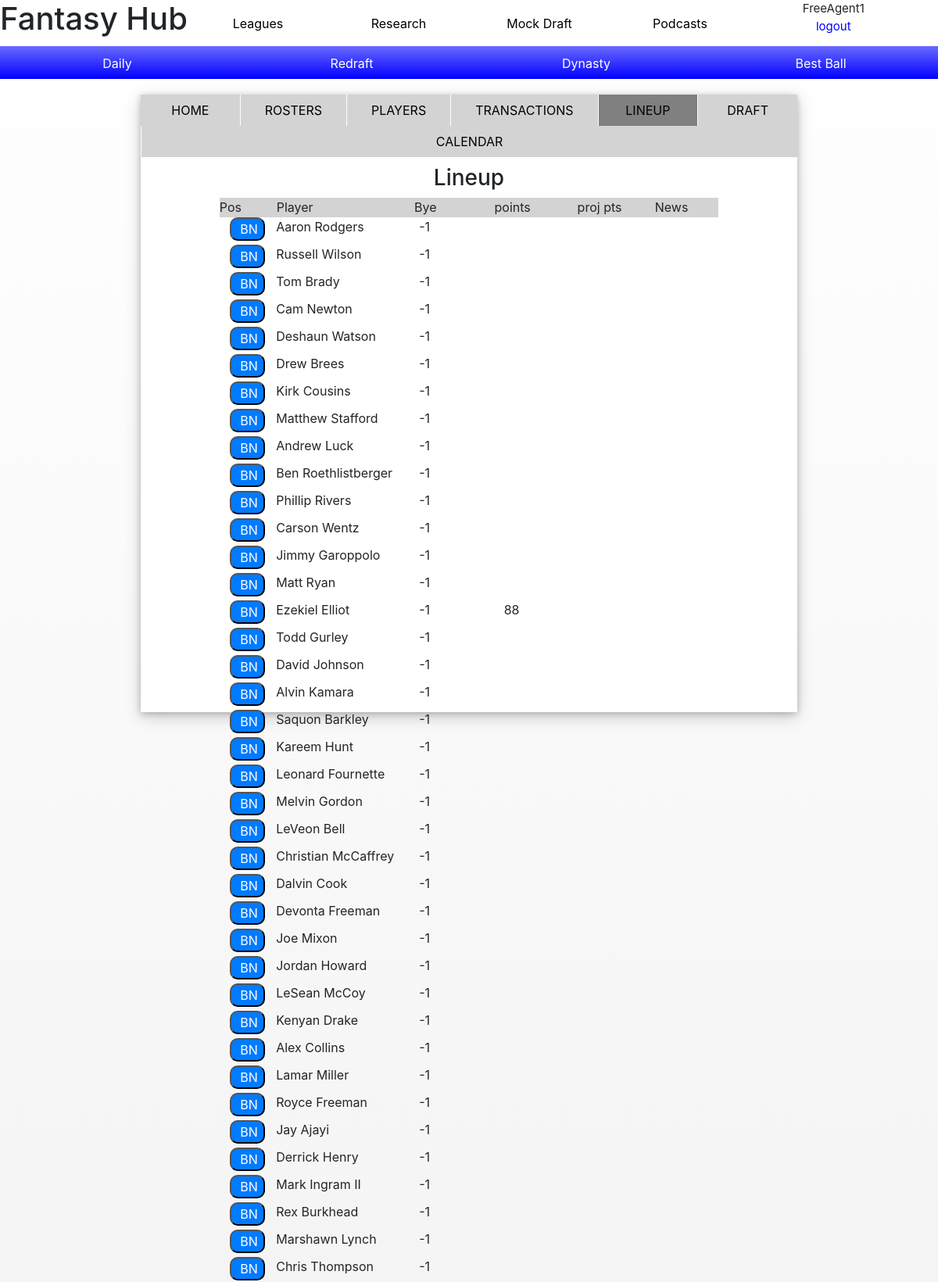
/leaguelineup45/ (signed in, upper part), run on the app's committed database.
### fantasy/models.py (models this page shows, shortened)
class Rosters(models.Model):
    player = models.ForeignKey(Players, on_delete=models.CASCADE)
    leagues = models.ForeignKey(Leagues, on_delete=models.CASCADE)
    league_user = models.ForeignKey(League_Users, null=True, blank=True, on_delete=models.CASCADE)
    starting = models.BooleanField(default=False)
    drafted = models.BooleanField(default=False)
    class Meta:
        unique_together = (("player", "leagues"),)

class Players(models.Model):
    name = models.CharField(max_length=64)
    age = models.IntegerField()
    phase = models.CharField(max_length=20, null=True)
    position = models.CharField(max_length=3)
    jersey = models.IntegerField()
    team = models.ForeignKey(Teams, blank=True, on_delete=models.CASCADE)
    height = models.CharField(max_length=5)
    weight = models.IntegerField()
    bye_week = models.CharField(max_length=2, default='-1')
    total_draft_positions = models.IntegerField(default=0)
    total_number_drafts = models.IntegerField(default=0)

class Fantasy_Points(models.Model):
    player = models.ForeignKey(Players, on_delete=models.CASCADE)
    year = models.CharField(max_length=4)
    total_points = models.IntegerField(default=0)

### fantasy/views.py (the view)
# urls.py: path('leaguelineup<leagueid>/', views.leaguelineup, name='leaguelineup'),
def leaguelineup(request, leagueid):
    if request.method == 'GET':
        league = Leagues.objects.get(id=leagueid)
        league_user = League_Users.objects.get(league=league, users=request.user)
        roster = Rosters.objects.filter(leagues=league, league_user=league_user).order_by('-starting')
        fantasy_points = Fantasy_Points.objects.filter(year='2018')
        context = {
        "league": league,
        "roster": roster,
        "fantasy_points": fantasy_points,
        "league_user": league_user
        }
        return render(request, 'fantasy/leaguelineup.html', context)

### fantasy/templates/fantasy/leaguelineup.html (shortened to what this page needs)
{% extends 'fantasy/base2.html' %}
{% block main %}
<ul class="nav" id="leaguehome-outer">
  <li class="nav-item col leaguehome-border">
    <a class="nav-link" href="/leaguehome{{ league.id }}">Home</a>
  </li>
  <li class="nav-item col leaguehome-border">
    <a class="nav-link" href="/leaguerosters{{ league.id }}">Rosters</a>
  </li>
  <li class="nav-item col leaguehome-border">
    <a class="nav-link" href="/leagueplayers{{ league.id }}">Players</a>
  </li>
  <li class="nav-item col leaguehome-border">
    <a class="nav-link" href="/leaguetransactions{{ league.id }}">Transactions</a>
  </li>
  <li class="nav-item col leaguehome-border" style="background-color: grey;">
    <a class="nav-link" href="/leaguelineup{{ league.id }}">Lineup</a>
  </li>
  <li class="nav-item col leaguehome-border">
    <a class="nav-link" href="/leaguedraft{{ league.id }}">Draft</a>
  </li>
  <li class="nav-item col leaguehome-border">
    <a class="nav-link" href="/leaguecalendar{{ league.id }}">Calendar</a>
  </li>
</ul>
<div id="league-lineup">
  <h3>Lineup</h3>
  <div class="main-header">
    <div class="row">
      <div class="col-sm-1">Pos</div>
      <div class="col-sm-2">Player</div>
      <div class="col-sm-1"></div>
      <div class="col-sm-2">Bye</div>
      <div class="col-sm-2">points</div>
      <div class="col-sm-2">proj pts</div>
      <div class="col-sm-1">News</div>
    </div>
  </div>
  <div id="lineup-body">
    {% for player in roster %}
      {% if player.player.position == 'QB' %}
      <div class="row" id="row{{ player.player.id }}{{ player.starting }}">
        {% if player.starting == True %}
        <div class="col-sm-1 lineup-button2">
          <button class="bg-primary button-width" type="button" value='{{ player.player.id }}' data-position="{{ player.player.position }}" data-starting="{{ player.starting }}" onclick="swapper(this.value, this.dataset.position, this.dataset.starting)">QB</button>
        </div>
        {% else %}
        <div class="col-sm-1 lineup-button2">
          <button class="bg-primary button-width" type="button" value='{{ player.player.id }}' data-position="{{ player.player.position }}" data-starting="{{ player.starting }}" onclick="swapper(this.value, this.dataset.position, this.dataset.starting)">BN</button>
        </div>
        {% endif %}
          <div class="col-sm-4 lineup-name2">{{ player.player.name }}</div>
          <div class="col-sm-2">{{ player.player.bye_week }}</div>
          <div class="col-sm-2"></div>
        </div>
      {% endif %}
    {% endfor %}
    {% for player in roster %}
      {% if player.player.position == 'RB' %}
      <div class="row" id="row{{ player.player.id }}{{player.starting}}">
        {% if player.starting == True %}
        <div class="col-sm-1 lineup-button2">
          <button class="bg-primary button-width" type="button" value='{{ player.player.id }}' data-position="{{ player.player.position }}" data-starting="{{ player.starting }}" onclick="swapper(this.value, this.dataset.position, this.dataset.starting)">RB</button>
        </div>
        {% else %}
        <div class="col-sm-1 lineup-button2">
          <button class="bg-primary button-width" type="button" value='{{ player.player.id }}' data-position="{{ player.player.position }}" data-starting="{{ player.starting }}" onclick="swapper(this.value, this.dataset.position, this.dataset.starting)">BN</button>
        </div>
        {% endif %}
          <div class="col-sm-4 lineup-name2">{{ player.player.name }}</div>
          <div class="col-sm-2">{{ player.player.bye_week }}</div>
          {% for points in fantasy_points %}
            {% if points.player.name == player.player.name %}
              <div class="col-sm-2">{{ points.total_points }}</div>
            {% endif %}
          {% endfor %}
          <div class="col-sm-2"></div>
        </div>
      {% endif %}
    {% endfor %}
  </div>
</div>
{% endblock %}

### fantasy/templates/fantasy/base2.html (shortened to what this page needs)
{% load static %}
<!DOCTYPE html>
<html lang="en">
<head>
  <link rel="stylesheet" href="https://maxcdn.bootstrapcdn.com/bootstrap/4.1.3/css/bootstrap.min.css">
  <link rel="stylesheet" href="{% static 'fantasy/style.css' %}">
</head>
<body class="container-fluid">
  <div class="header">
    <div class="title-top">
      <h1 class="logo">Fantasy Hub</h1>
      <div class="username">
        <div class="row">
          <div class="col-9">
            <ul>
              {% if user.is_authenticated %}
              <li id="user" data-id={{ user.id }}>{{ user.username }}</li>
              <li><a href="{% url 'logout' %}">logout</a></li>
              {% else %}
              <li>You are not logged in</li>
              <li><a href="{% url 'login' %}">login</a></li>
              {% endif %}
            </ul>
          </div>
        </div>
      </div>
      <ul class="nav nav1">
        <li class="nav-item col">
          <a class="nav-link" href="{% url 'leagues' %}">Leagues</a>
        </li>
        <li class="nav-item col">
          <a class="nav-link" href="{% url 'research' %}">Research</a>
        </li>
        <li class="nav-item col">
          <a class="nav-link" href="{% url 'mock' %}">Mock Draft</a>
        </li>
        <li class="nav-item col">
          <a class="nav-link" href="{% url 'podcasts' %}">Podcasts</a>
        </li>
      </ul>
    </div>
    <ul class="nav nav2">
      <li class="nav-item col daily">
        <a class="nav-link nav-bottom" href="/Daily" data-name="Daily">Daily</a>
      </li>
      <li class="nav-item col redraft">
        <a class="nav-link nav-bottom" href="/Redraft" data-name="Redraft">Redraft</a>
      </li>
      <li class="nav-item col dynasty">
        <a class="nav-link nav-bottom" href="/Dynasty" data-name="Dynasty">Dynasty</a>
      </li>
      <li class="nav-item col best_ball">
        <a class="nav-link nav-bottom" href="/Best_Ball" data-name="Best_Ball">Best Ball</a>
      </li>
    </ul>
  </div>
  <main>
    {% block main %}
    {% endblock %}
  </main>
</body>
</html>

### fantasy/static/fantasy/style.css (style rules this page uses)
.container-fluid { background: linear-gradient(white, #F2F2F2); background-repeat: no-repeat; background-size: 100%, 100%; height: 2000px; margin: 0; padding: 0; }
.header { background: linear-gradient(white, #0000FF); height: auto; }
.title-top { background-color: white; height: auto; }
.logo { float: left; width: 20%; text-align: center; }
.username { float: right; width: 20%; padding: 0; margin: 0; font-size: 15px; }
.nav1 { padding-top: 10px; padding-bottom: 9px; width: 60%; clear: none; }
.nav2 { height: auto; width: 100%; }
ul li { text-align: center; }
.title-top ul li a { color: black; }
.nav2 li a { color: white; }
main { width: 70%; text-align: center; box-shadow: 0 2px 8px 0 rgba(0, 0, 0, 0.2), 0 6px 20px 0 rgba(0, 0, 0, 0.19); margin: auto; margin-top: 20px; background-color: white; }
.main-header { width: 100%; height: 25px; background-color: LightGrey; }
.col-9 ul { list-style-type: none; }
.col-9 ul li a { color: blue; border-bottom: 1px blue; }
button { border-radius: 10px; padding-left: 10px; margin-bottom: 5px; margin-left: 20px; color: white; }
.leaguehome-border { position: relative; text-decoration: none; text-transform: uppercase; }
.leaguehome-border + .leaguehome-border { border-left: 1px solid white; }
#leaguehome-outer { margin-bottom: 10px; background-color: LightGrey; }
#leaguehome-outer li a { color: black; }
#league-lineup { width: 76%; height: 700px; margin-left: 12%; margin-right: 12%; }
.lineup-name2 { text-align: left; margin-left: 3.5%; margin-right: -11%; }
.lineup-button2 { margin-left: -1%; }
.button-width { width: 45px; }

### data on the page
Rosters: player.name "Aaron Rodgers", player.bye_week "-1"
Rosters: player.name "Russell Wilson", player.bye_week "-1"
Rosters: player.name "Tom Brady", player.bye_week "-1"
Rosters: player.name "Cam Newton", player.bye_week "-1"
Rosters: player.name "Deshaun Watson", player.bye_week "-1"
Rosters: player.name "Drew Brees", player.bye_week "-1"
Rosters: player.name "Kirk Cousins", player.bye_week "-1"
Rosters: player.name "Matthew Stafford", player.bye_week "-1"
Rosters: player.name "Andrew Luck", player.bye_week "-1"
Rosters: player.name "Ben Roethlistberger", player.bye_week "-1"
Rosters: player.name "Phillip Rivers", player.bye_week "-1"
Rosters: player.name "Carson Wentz", player.bye_week "-1"
Rosters: player.name "Jimmy Garoppolo", player.bye_week "-1"
Rosters: player.name "Matt Ryan", player.bye_week "-1"
Rosters: player.name "Ezekiel Elliot", player.bye_week "-1"
Fantasy_Points: total_points "88"
Rosters: player.name "Todd Gurley", player.bye_week "-1"
Rosters: player.name "David Johnson", player.bye_week "-1"
Rosters: player.name "Alvin Kamara", player.bye_week "-1"
Rosters: player.name "Saquon Barkley", player.bye_week "-1"
Rosters: player.name "Kareem Hunt", player.bye_week "-1"
Rosters: player.name "Leonard Fournette", player.bye_week "-1"
Rosters: player.name "Melvin Gordon", player.bye_week "-1"
Rosters: player.name "LeVeon Bell", player.bye_week "-1"
Rosters: player.name "Christian McCaffrey", player.bye_week "-1"
Rosters: player.name "Dalvin Cook", player.bye_week "-1"
Rosters: player.name "Devonta Freeman", player.bye_week "-1"
Rosters: player.name "Joe Mixon", player.bye_week "-1"
Rosters: player.name "Jordan Howard", player.bye_week "-1"
Rosters: player.name "LeSean McCoy", player.bye_week "-1"
Rosters: player.name "Kenyan Drake", player.bye_week "-1"
Rosters: player.name "Alex Collins", player.bye_week "-1"
Rosters: player.name "Lamar Miller", player.bye_week "-1"
Rosters: player.name "Royce Freeman", player.bye_week "-1"
Rosters: player.name "Jay Ajayi", player.bye_week "-1"
Rosters: player.name "Derrick Henry", player.bye_week "-1"
Rosters: player.name "Mark Ingram II", player.bye_week "-1"
Rosters: player.name "Rex Burkhead", player.bye_week "-1"
Rosters: player.name "Marshawn Lynch", player.bye_week "-1"
Rosters: player.name "Chris Thompson", player.bye_week "-1"

### other printed values
{{ user.username }} "FreeAgent1"
